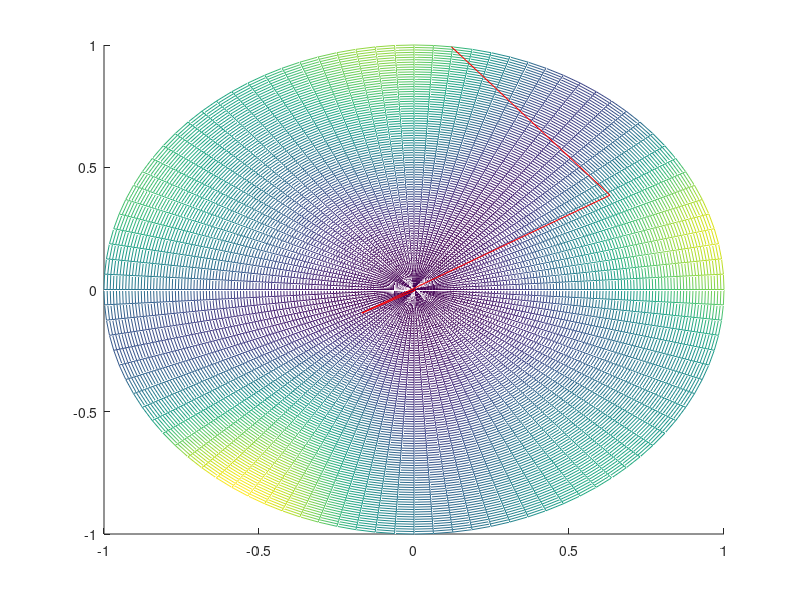
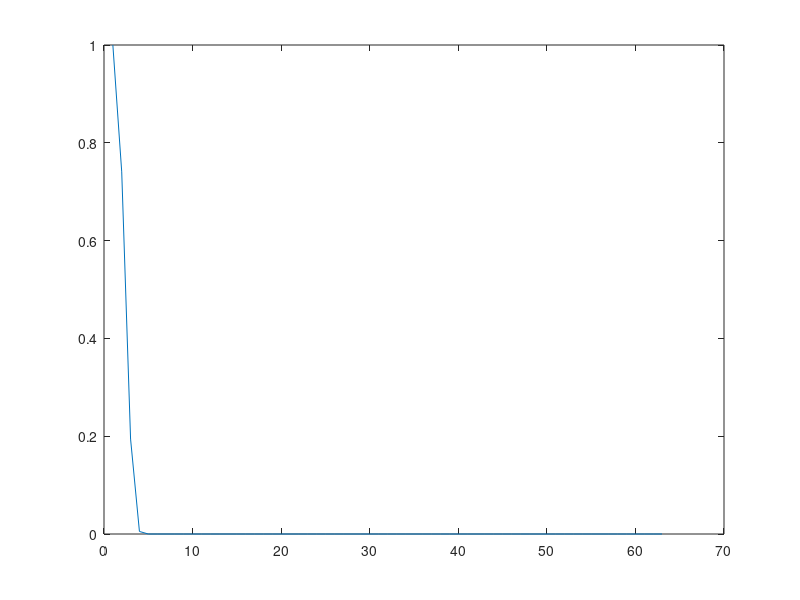

Source code (MATLAB) for these figures, in order:
function out = SMD()
%use doubling tricking to iterate
M = 6; % 2 ^ 15 = 32768
% the maxiums turn will iterate T times;
T = 2^(M)-1; % avoid the last value to 0
% T = 50000;

global r_bound;
r_bound = [0,1];
y0 = 2;
% D and eta are used in reward function U
global D;
D = 2*pi;



global eta;
eta = 1;

global thetas;
thetas  = zeros(1,T); % <G , Z>
% output variable
global regrets;
regrets = zeros(1,T);

global experts;
experts = zeros(1,T);
global expertsRewards;
expertsRewards = zeros(1,T);
global myChoices;
myChoices = zeros(1,T);
global myRewards;
myRewards = zeros(1,T);

%%%%%%%%%%%%%%%%%%
% main function  %
%%%%%%%%%%%%%%%%%%
  isDraw =true;
%   rng(1);
%   out_d=OGD_doubling(M,y1,isDraw);
%   
%   figure('name','Regrets Compare','NumberTitle','off','Position',[100,0,700,500]);
%   plot(out_d,'DisplayName','doubling');
%   hold on;
  
%    rng(2);
   out = OGD_Primary(T,y0,isDraw);
%    plot(out,'DisplayName','omd');
%    legend('doubling','omd');
%    
%    hold off;
%   
%   rng(1);
%   regret_s=ogdfix(8,r_bound);
%   figure('name','RG','NumberTitle','off','Position',[0,500,700,500]);
%   plot(out,'DisplayName','out_s');
%   hold on;
%   plot(regret_s,'DisplayName','regret_s');
%   legend('out_s','regret_s');
%   hold off;
%%%%%%%end%%%%%%%%


end



function out = OGD_Primary(T,y0,isDraw)

  global myChoices;

%   output variable
%   regrets = zeros(1,T);
%   regrets_div_t = zeros(1,T);
%   experts = zeros(1,T);
%   expertsRewards = zeros(1,T);
%   myChoices = zeros(1,T);
%   myRewards = zeros(1,T);
   
  disp('Begin Loop');
  fprintf('Iterate %d turns',T);
  
   [~,regretsOut ]= iteration(1,T,y0,false);
  

   disp('End Loop');
  
   
   
   step = 100;
   theta = 0:2*pi/step:2*pi;
   r =0:1/step:1;
   [THETA,R]=meshgrid(theta,r);
   G = (3 + sin(5*THETA)+ cos(3*THETA)).*(R.^2).*(5/3-R);
   figure;
   hold on;
   mesh(R.*cos(THETA), R.*sin(THETA), G);
   hold on;
   shading interp
   global thetas;
   Z=zeros(1,T);
   for i = 1:T
     Z(i) = userLoss(myChoices(i),thetas(i));
   end
   Z = ones(1,T)*4;
   plot3(myChoices.*cos(thetas),myChoices.*sin(thetas),Z,'Color','r');
   hold off;
   figure;
   plot(myChoices);
  if isDraw
%     figure('name','The value of Xt','NumberTitle','off','Position',[0,500,700,500]);
%     plot(experts,'DisplayName','experts');
%     hold on;
%     plot(myChoices,'DisplayName','mychoice');
%     legend('experts','mychoice');
%     hold off;
%     figure('name','The aluve of regret','NumberTitle','off','Position',[700,500,700,500]);
%     plot(regretsOut);
%     figure('name','Regret div t','NumberTitle','off','Position',[700,0,700,500]);
%     plot(regrets_div_t);
  end
  out = myChoices';
end


function [rOut,regretsOut ]=iteration(t_b,t_e,y0,doubling_flag)

  global r_bound;
  global D;
  global thetas;
  global regrets;
  global experts;
  global expertsRewards;
  global myChoices;
  global myRewards;
  
  %theta

  
  % start at 0 OMG this is a serious problem !!! because in matlab for i =
  % i = 1:1 will iterate
  if t_b == 1
    % I think there is problem
    % If we choose iterate from 1
    % The X_1 is decided by which parameter
    % This simulation is a little bit different from the normal algorithm
    % in the paper. 
    % In my code we get x at first, then we gerate y
    % get x0
    r = project(y0,r_bound);
    %x0 feedback
    thetas(1) = rand(1) * D;    
    y = y0 - 1*gradient(r,thetas(1));
  end
   
  for t = t_b : t_e
    %Z(1:end) = D * rand(size(Z,1),1);
    % thetas(t) = G(2:end) * Z;
    % my choice

    if doubling_flag 
      eta1 = t_b+1; 
    else
      eta1 = 2*t + 1;
    end
    
    % get x_t
    myChoices(t) = project(y,r_bound);
    thetas(t) = rand(1) * D;
    % get theta_t + 1
    y = y - (1 / eta1)*gradient(myChoices(t),thetas(t));
    
    % my rewards
    if t == 1
       myRewards(1)  = userLoss(myChoices(1),thetas(1));
    else
       myRewards(t)  = myRewards(t-1) + userLoss(myChoices(t),thetas(t));
    end
    
    % caculate expert choice

    u = updateExpert(experts,t,thetas);
    u = project(u,r_bound);
    
    % record expert's choice
    experts(t) = u;
    %expert's rewards
    
    expertsRewards(t) = expertLoss(experts(t),thetas,t);
   
    %regret
    regrets(t) = myRewards(t) - expertsRewards(t);
    
  end
  
  rOut = r;
  regretsOut = regrets;
end

function u = updateExpert(experts,t,thetas)
  % note this with change with loss function
  u = 0;
end
% the difference of reward function U
function uout = gradient(r,theta)
  uout = (3+ sin(5*theta) + cos(3*theta))*(10/3 * r - 3 * r^2);
end

% the reward function U
function uout = userLoss(r,theta)
  uout = (3+ sin(5*theta) + cos(3*theta))* r^2 *(5/3-r);
end

function uout = expertLoss(r,thetas,t)
  uout = 0;
end
%the projection funciton
function x_t = project(y_t,r_bound)
  if r_bound(1) <= y_t && y_t <= r_bound(2)
    x_t = y_t;
  else
    if y_t < r_bound(1)
      x_t = r_bound(1);
    else
      x_t = r_bound(2);
    end
  end
end




function out = OGD_doubling(M,y1,isDraw)

  global experts;
  global myChoices;
%   global myRewards;
%   global expertsRewards;
%   global thetas;
   yout = y1;
  %rng('shuffle');
  for m = 1 : M

    [yout,regretsOut] = iteration(2^(m-1),2^(m)-1,yout,true);
%    [myChoices(m),experts(m), regrets(m)]=
%    regrets_div_t(m) = regrets(m)/2^m;
  end
 
  if isDraw
    figure('name','The value of Xt','NumberTitle','off','Position',[0,500,700,500]);
    plot(experts,'DisplayName','experts');
    hold on;
    plot(myChoices,'DisplayName','mychoice');
    legend('experts','mychoice');
    hold off;
    figure('name','The aluve of regret','NumberTitle','off','Position',[700,500,700,500]);
    hold on;
    %plot(regret_s'+ones(1,size(regret_s,1))*89);
    
    plot(regretsOut);
    hold off;
    
%     figure('name','Regret div t','NumberTitle','off','Position',[700,0,700,500]);
%     plot(regrets_div_t);
  end
%   diff(1:end) = regrets -(regret_s'-ones(1,size(regret_s,1))*89);

  out = regretsOut;
end
